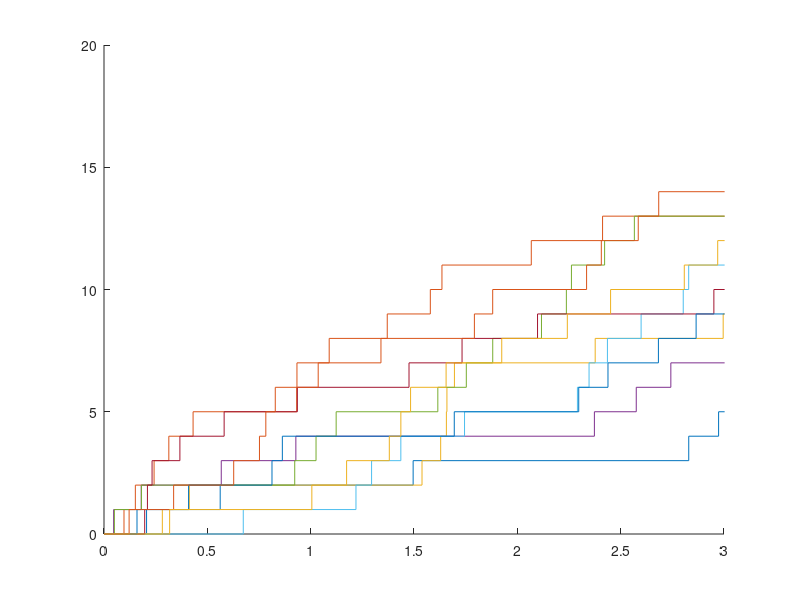

Write MATLAB code to recreate this figure.

M = 100;
T = 3;
lambda = 4;
tildeTau = zeros(10,100);
figure;
hold on
for i= 1:10
    U = rand(1,M);
    tau = -log(1-U)/lambda;
    tildeTau(i,:) = cumsum(tau);
    K = find(tildeTau(i,:) >= T);
    ind = min(K);
    N = 0:ind;
    stairs([0,tildeTau(i,1:ind)],N)   
end
xlim([0,3]);
hold off
